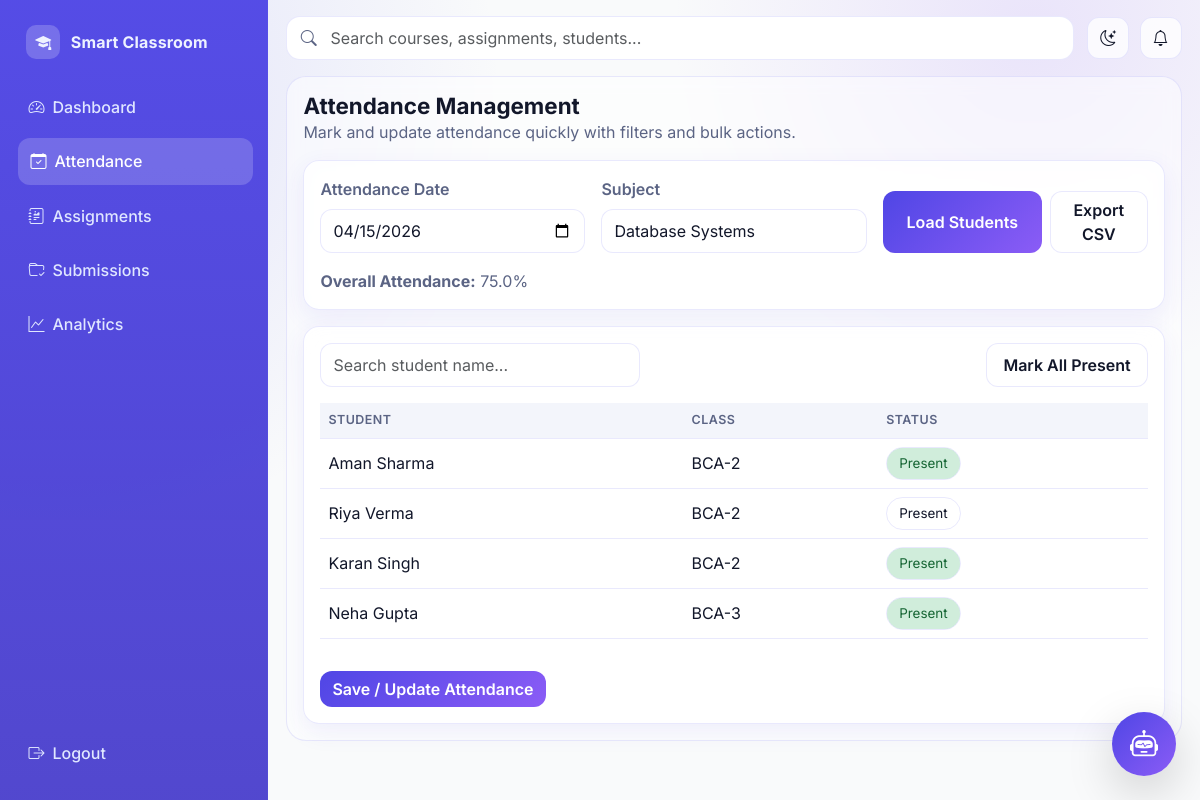
The app's page /teacher/attendance (signed in) with its own data.
### models/__init__.py (models this page shows, shortened)
class TeacherProfile(db.Model):
    user_id = db.Column(db.Integer, db.ForeignKey("user.id"), primary_key=True)
    subject = db.Column(db.String(100), nullable=False)
    assignments = db.relationship("Assignment", backref="teacher", lazy=True, cascade="all, delete")

class StudentProfile(db.Model):
    user_id = db.Column(db.Integer, db.ForeignKey("user.id"), primary_key=True)
    class_name = db.Column(db.String(50), nullable=False)
    attendances = db.relationship("Attendance", backref="student", lazy=True, cascade="all, delete")
    submissions = db.relationship("Submission", backref="student_user", lazy=True, cascade="all, delete")

class User(UserMixin, db.Model):
    id = db.Column(db.Integer, primary_key=True)
    name = db.Column(db.String(120), nullable=False)
    email = db.Column(db.String(120), unique=True, nullable=False, index=True)
    password = db.Column(db.String(255), nullable=False)
    role = db.Column(db.String(20), nullable=False)
    student_profile = db.relationship("StudentProfile", backref="user", uselist=False)
    teacher_profile = db.relationship("TeacherProfile", backref="user", uselist=False)

### routes/teacher_routes.py (the view, shortened to what this page needs)
@teacher_bp.route("/attendance", methods=["GET", "POST"])
@login_required
@role_required("Teacher")
def attendance():
    form = AttendanceDateForm()
    selected_date = datetime.utcnow().date()
    selected_subject = current_user.teacher_profile.subject if current_user.teacher_profile else "General"
    if form.validate_on_submit() and "load_attendance" in request.form:
        selected_date = form.date.data
        selected_subject = form.subject.data
    if request.args.get("date"):
        selected_date = datetime.strptime(request.args.get("date"), "%Y-%m-%d").date()
    if request.args.get("subject"):
        selected_subject = request.args.get("subject")
    students = StudentProfile.query.order_by(StudentProfile.user_id.asc()).all()
    attendance_map = {
        record.student_id: record.status
        for record in Attendance.query.filter_by(date=selected_date, subject=selected_subject).all()
    }
    total_records = Attendance.query.filter_by(subject=selected_subject).count()
    present_records = Attendance.query.filter_by(subject=selected_subject, status="Present").count()
    attendance_overview = round((present_records / total_records) * 100, 2) if total_records else 0
    return render_template(
        "teacher/attendance_manage.html",
        form=form,
        students=students,
        attendance_map=attendance_map,
        selected_date=selected_date,
        selected_subject=selected_subject,
        attendance_overview=attendance_overview,
    )

### forms/teacher_forms.py
class AttendanceDateForm(FlaskForm):
    date = DateField("Attendance Date", validators=[InputRequired()])
    subject = StringField("Subject", validators=[InputRequired(), Length(min=2, max=100)])
    submit = SubmitField("Load Students")

### app.py (called while the page is built)
def create_app():
    app = Flask(__name__)
    app.config.from_object(Config)
    os.makedirs(app.config["UPLOAD_FOLDER"], exist_ok=True)
    db.init_app(app)
    bcrypt.init_app(app)
    login_manager.init_app(app)
    csrf.init_app(app)
    register_blueprints(app)
    @app.context_processor
    def inject_globals():
        return {"app_name": "College Management System"}
    with app.app_context():
        db.create_all()
    return app

### models/__init__.py (called while the page is built)
@login_manager.user_loader
def load_user(user_id):
    return User.query.get(int(user_id))

### templates/teacher/attendance_manage.html (shortened to what this page needs)
{% extends 'base.html' %} {% block title %} - Attendance{% endblock %} {% block
content %}
<section class="page-header">
  <div>
    <h1 class="page-title">Attendance Management</h1>
    <p class="text-muted-soft mb-0">
      Mark and update attendance quickly with filters and bulk actions.
    </p>
  </div>
</section>
<article class="app-card p-3 mb-3">
  <form method="POST" class="row g-3 align-items-end">
    <div class="col-md-4">
      {{ form.date.label(class='form-label') }} {{
      form.date(class='form-control', value=selected_date) }}
    </div>
    <div class="col-md-4">
      {{ form.subject.label(class='form-label') }} {{
      form.subject(class='form-control', value=selected_subject) }}
    </div>
    <div class="col-md-4 d-flex gap-2">
      {{ form.submit(class='btn btn-primary px-4') }}
      <a
        href="{{ url_for('teacher.export_attendance', subject=selected_subject) }}"
        class="btn btn-soft px-3"
        >Export CSV</a
      >
    </div>
  </form>
  <div class="mt-3 text-muted-soft">
    <strong>Overall Attendance:</strong> {{ attendance_overview }}%
  </div>
</article>
<article class="app-card p-3">
  <form method="POST" id="attendanceForm">
    <div class="d-flex justify-content-between mb-3 gap-2 flex-wrap">
      <input
        id="studentSearch"
        class="form-control"
        style="max-width: 320px"
        placeholder="Search student name..."
      />
      <button type="button" id="markAllPresent" class="btn btn-soft px-3">
        Mark All Present
      </button>
    </div>
    <div class="table-responsive" style="max-height: 460px">
      <table class="table sticky-head" id="attendanceTable">
        <thead>
          <tr>
            <th>Student</th>
            <th>Class</th>
            <th>Status</th>
          </tr>
        </thead>
        <tbody>
          {% for student in students %}
          <tr>
            <td>{{ student.user.name }}</td>
            <td>{{ student.class_name }}</td>
            <td>
              <div class="attendance-toggle">
                <label class="present" for="student_{{ student.user_id }}"
                  >Present</label
                >
              </div>
            </td>
          </tr>
          {% else %}
          <tr>
            <td colspan="3" class="text-center text-muted-soft">
              No students available.
            </td>
          </tr>
          {% endfor %}
        </tbody>
      </table>
    </div>
    <button class="btn btn-success mt-3">Save / Update Attendance</button>
  </form>
</article>
{% endblock %}

### static/css/styles.css (style rules this page uses)
:root { --bg: #f9fafb; --surface: rgba(255, 255, 255, 0.78); --surface-solid: #ffffff; --surface-muted: #f3f5fb; --text: #12172a; --text-soft: #5b6484; --primary: #4f46e5; --primary-2: #6366f1; --accent: #8b5cf6; --success: #16a34a; --danger: #ef4444; --warning: #f59e0b; --border: rgba(99, 102, 241, 0.14); --shadow-sm: 0 8px 24px rgba(79, 70, 229, 0.08); --shadow-md: 0 18px 44px rgba(31, 41, 55, 0.12); --radius-sm: 12px; --radius-md: 16px; --radius-lg: 20px; --transition: 240ms ease-in-out; }
* { box-sizing: border-box; }
html, body { margin: 0; padding: 0; min-height: 100%; font-family: "Inter", "Poppins", "Segoe UI", sans-serif; font-size: 16px; color: var(--text); background: radial-gradient( circle at 5% 12%, rgba(99, 102, 241, 0.16), transparent 33% ), radial-gradient( circle at 86% 4%, rgba(139, 92, 246, 0.14), transparent 28% ), var(--bg); }
a { color: inherit; }
.glass-card, .card, .app-card { border: 1px solid var(--border); background: var(--surface); backdrop-filter: blur(12px); border-radius: var(--radius-md); box-shadow: var(--shadow-sm); transition: transform var(--transition), box-shadow var(--transition), border-color var(--transition); }
.icon-btn, .btn-soft { border: 1px solid var(--border); background: var(--surface); border-radius: 12px; min-height: 42px; min-width: 42px; color: var(--text); transition: all var(--transition); }
.page-header { display: flex; align-items: center; justify-content: space-between; gap: 1rem; margin-bottom: 1rem; }
.page-title { margin: 0; font-size: 1.4rem; font-weight: 700; }
.text-muted-soft { color: var(--text-soft); }
.btn { border-radius: 12px; font-weight: 600; transition: all var(--transition); }
.btn-primary, .btn-success { border: none; background: linear-gradient(135deg, var(--primary), var(--accent)); }
.form-control, .form-select { border-radius: 12px; border: 1px solid var(--border); background: var(--surface-solid); color: var(--text); min-height: 44px; transition: border-color var(--transition), box-shadow var(--transition), transform var(--transition); }
.form-label { font-weight: 600; color: var(--text-soft); }
.table { --bs-table-bg: transparent; --bs-table-color: var(--text); }
.table > :not(caption) > * > * { border-bottom-color: var(--border); vertical-align: middle; }
.table thead th { color: var(--text-soft); font-weight: 600; text-transform: uppercase; letter-spacing: 0.04em; font-size: 0.78rem; }
.sticky-head thead th { position: sticky; top: 0; z-index: 1; background: var(--surface-muted); }
.attendance-toggle { border: 1px solid var(--border); border-radius: 999px; display: inline-flex; overflow: hidden; }
.attendance-toggle label { padding: 0.34rem 0.75rem; cursor: pointer; font-size: 0.84rem; margin: 0; }
.attendance-toggle input:checked + label.present { background: rgba(22, 163, 74, 0.2); color: #166534; }

### records on screen
TeacherProfile: subject "Database Systems"
StudentProfile: user.name "Aman Sharma", class_name "BCA-2"
StudentProfile: user.name "Riya Verma", class_name "BCA-2"
StudentProfile: user.name "Karan Singh", class_name "BCA-2"
StudentProfile: user.name "Neha Gupta", class_name "BCA-3"

### other values on screen
{{ label }} "Dashboard" "Attendance" "Assignments" "Submissions" "Analytics"
{{ attendance_overview }} "75.0"
